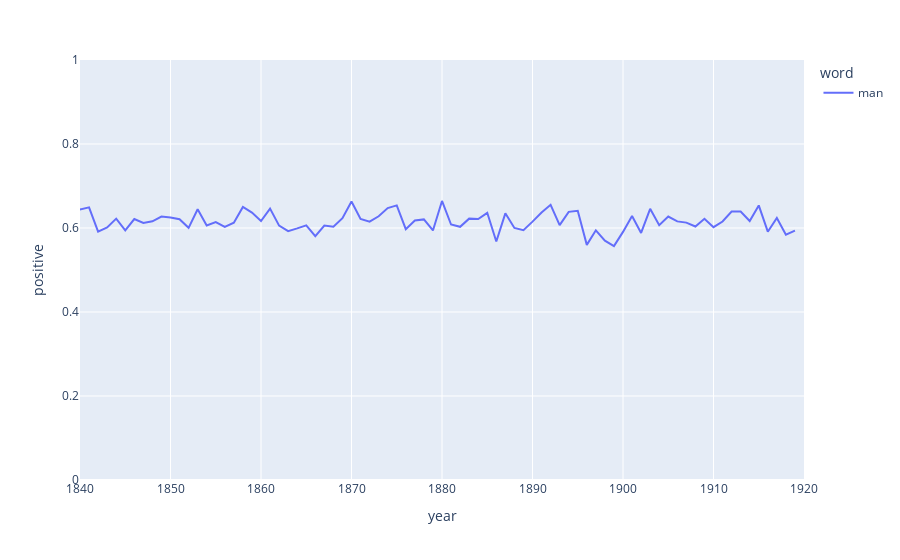

Notebook code for this chart:
### Code cell
fig = px.line(s_filtered, x='year', y='positive', color='word', range_x=[1840,1920], range_y=[0,1]
             )
fig.show()
